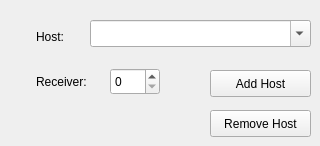
   <widget class="QWidget" name="Server">
    <attribute name="title">
     <string>Server</string>
    </attribute>
    <widget class="QLabel" name="label_6">
     <property name="geometry">
      <rect>
       <x>36</x>
       <y>28</y>
       <width>41</width>
       <height>17</height>
      </rect>
     </property>
     <property name="text">
      <string>Host:</string>
     </property>
    </widget>
    <widget class="QComboBox" name="hostComboBox">
     <property name="geometry">
      <rect>
       <x>90</x>
       <y>20</y>
       <width>221</width>
       <height>27</height>
      </rect>
     </property>
     <property name="editable">
      <bool>true</bool>
     </property>
     <property name="insertPolicy">
      <enum>QComboBox::InsertAtTop</enum>
     </property>
    </widget>
    <widget class="QLabel" name="label_7">
     <property name="geometry">
      <rect>
       <x>36</x>
       <y>73</y>
       <width>71</width>
       <height>17</height>
      </rect>
     </property>
     <property name="text">
      <string>Receiver:</string>
     </property>
    </widget>
    <widget class="QSpinBox" name="rxSpinBox">
     <property name="geometry">
      <rect>
       <x>110</x>
       <y>68</y>
       <width>50</width>
       <height>27</height>
      </rect>
     </property>
     <property name="maximum">
      <number>7</number>
     </property>
    </widget>
    <widget class="QPushButton" name="pBtnAddHost">
     <property name="geometry">
      <rect>
       <x>210</x>
       <y>70</y>
       <width>101</width>
       <height>27</height>
      </rect>
     </property>
     <property name="text">
      <string>Add Host</string>
     </property>
    </widget>
    <widget class="QPushButton" name="pBtnRemHost">
     <property name="geometry">
      <rect>
       <x>210</x>
       <y>110</y>
       <width>101</width>
       <height>27</height>
      </rect>
     </property>
     <property name="text">
      <string>Remove Host</string>
     </property>
    </widget>
   </widget>
